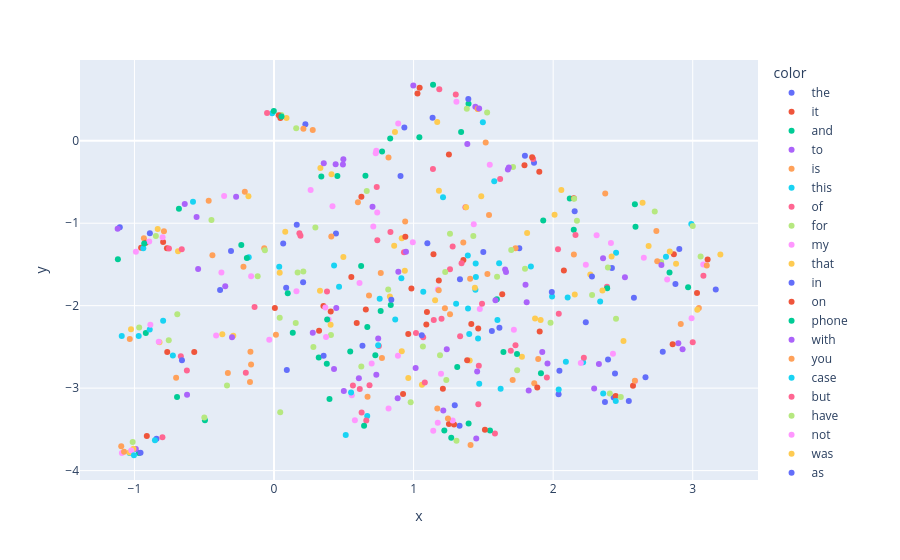

Source (notebook cell):
### Markdown cell above
## Let's visualize the entire vocabulary using the learned embeddings

We will first extract the vectors of all the words in our vocabulary and store them in one place for easy access.

### Code cell
# Get the ordered list of words in the vocabulary
words = list(w for w in model.wv.index_to_key)

# extract all vectors
embedding = []
for w in words[:500]:
    embedding.append(model.wv[w])
    
# Visualize word2vec Embeddings
import pandas
import umap.umap_ as umap
import plotly.express as px
import matplotlib.pyplot as plt

cluster_embedding = umap.UMAP(n_neighbors=100, min_dist=0.0,
                              n_components=2, random_state=42).fit_transform(embedding)

fig = px.scatter(x=cluster_embedding[:, 0], y=cluster_embedding[:, 1], color=words[:500])
fig.show()
